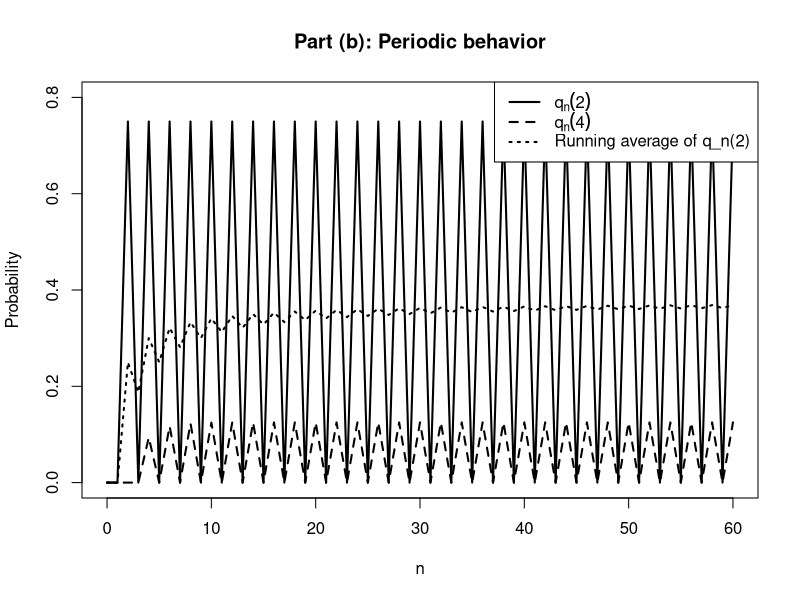
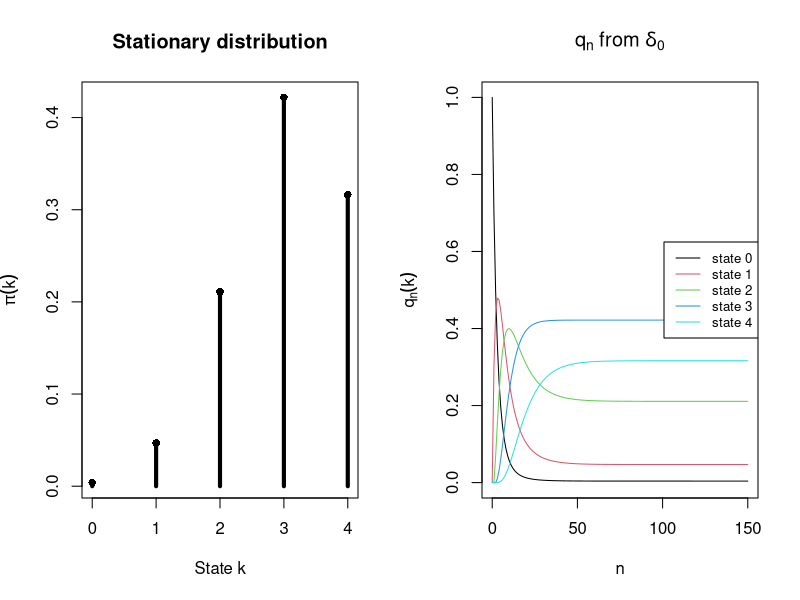
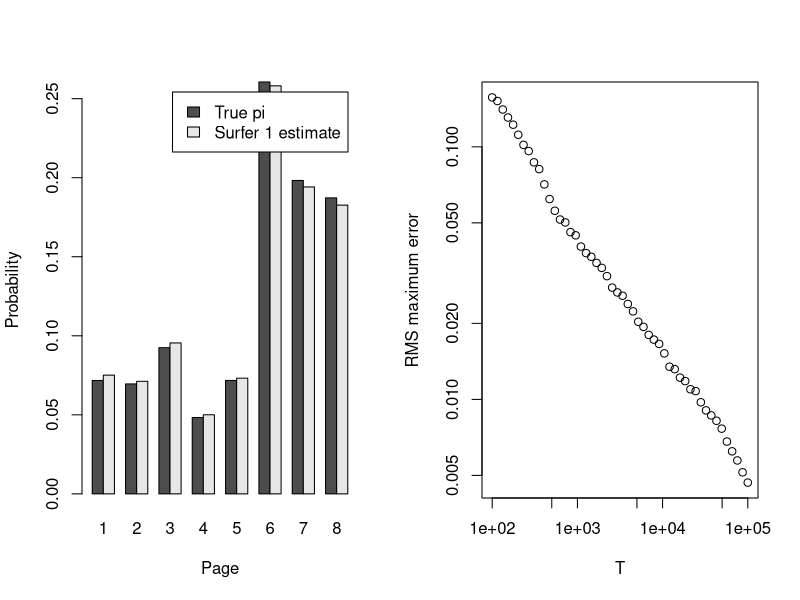
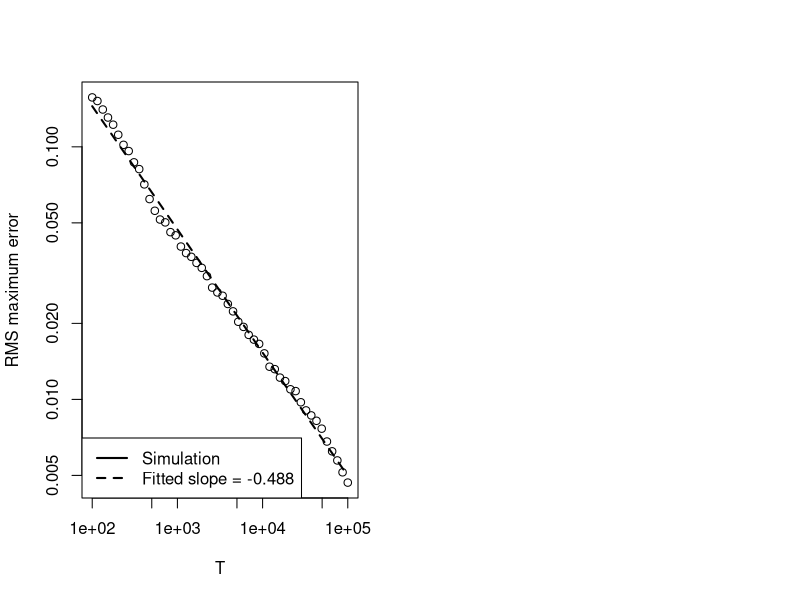

R code for these plots, in order:
## ---- chunk 1
# Part (b)
# a = b = 1, q0 = delta_0

a <- 1
b <- 1

# States: 0,1,2,3,4
states <- 0:4

# Build transition matrix P
P <- matrix(0, nrow = 5, ncol = 5)

for (k in states) {

  # k -> k+1
  if (k < 4) {
    P[k + 1, k + 2] <- a * (4 - k) / 4
  }

  # k -> k-1
  if (k > 0) {
    P[k + 1, k] <- b * k / 4
  }

  # k -> k
  P[k + 1, k + 1] <- 1 - sum(P[k + 1, ])
}

P
## ---- chunk 2
# q0 = delta_0
q0 <- c(1, 0, 0, 0, 0)

# Store q_n for n = 0,...,60
q <- matrix(NA, nrow = 61, ncol = 5)
q[1, ] <- q0

for (n in 1:60) {
  q[n + 1, ] <- q[n, ] %*% P
}

colnames(q) <- paste0("state_", 0:4)
rownames(q) <- 0:60
## ---- chunk 3
q50 <- q[51, ]
q51 <- q[52, ]

q50
q51
## ---- chunk 4
n_vals <- 0:60

q2 <- q[, 3]   # q_n(2)
q4 <- q[, 5]   # q_n(4)


running_avg_q2 <- cumsum(q2) / (n_vals + 1)
## ---- chunk 5
plot(
  n_vals, q2,
  type = "l",
  lwd = 2,
  ylim = c(0, 0.8),
  xlab = "n",
  ylab = "Probability",
  main = "Part (b): Periodic behavior"
)

lines(n_vals, q4, lwd = 2, lty = 2)
lines(n_vals, running_avg_q2, lwd = 2, lty = 3)

legend(
  "topright",
  legend = c(
    expression(q[n](2)),
    expression(q[n](4)),
    "Running average of q_n(2)"
  ),
  lty = c(1, 2, 3),
  lwd = 2
)

## ---- chunk 6
a <- 0.3
b <- 0.1
states <- 0:4

# transition matrix P
P <- matrix(0, nrow = 5, ncol = 5)

for (k in states) {
  if (k < 4) {
    P[k + 1, k + 2] <- a * (4 - k) / 4
  }

  if (k > 0) {
    P[k + 1, k] <- b * k / 4
  }

  P[k + 1, k + 1] <- 1 - sum(P[k + 1, ])
}

P
## ---- chunk 7
A <- t(P) - diag(5)
A[5, ] <- rep(1, 5)

rhs <- c(0, 0, 0, 0, 1)

pi_num <- solve(A, rhs)
pi_num
## ---- chunk 8
q <- c(1, 0, 0, 0, 0)

max_diff <- max(abs(q - pi_num))
n <- 0

while (max_diff >= 1e-6) {
  q <- as.vector(q %*% P)
  n <- n + 1
  max_diff <- max(abs(q - pi_num))
}

n
max_diff
q
## ---- chunk 9
eig <- eigen(P)$values

eig
sort(Mod(eig), decreasing = TRUE)
## ---- chunk 10
# Store q_n for plotting
N <- 150

q_mat <- matrix(NA, nrow = N + 1, ncol = 5)
q_mat[1, ] <- c(1, 0, 0, 0, 0)

for (n in 1:N) {
  q_mat[n + 1, ] <- q_mat[n, ] %*% P
}

par(mfrow = c(1, 2))

# Panel 1: stationary distribution
plot(
  0:4, pi_num,
  type = "h",
  lwd = 4,
  xlab = "State k",
  ylab = expression(pi(k)),
  main = "Stationary distribution"
)
points(0:4, pi_num, pch = 16)

# Panel 2: q_n from delta_0
matplot(
  0:N, q_mat,
  type = "l",
  lty = 1,
  xlab = "n",
  ylab = expression(q[n](k)),
  main = expression(q[n]~"from"~delta[0])
)

legend(
  "right",
  legend = paste("state", 0:4),
  lty = 1,
  col = 1:5,
  cex = 0.8
)
## ---- chunk 11
P <- matrix(0, 8, 8)

P[1, c(2,3)] <- 1/2
P[2, c(3,4)] <- 1/2
P[3, c(1,5)] <- 1/2
P[4, c(1,3,5)] <- 1/3
P[5, c(2,6,7)] <- 1/3
P[6, 6] <- 1
P[7, 8] <- 1
P[8, 7] <- 1

P
## ---- chunk 12
q0 <- rep(1/8, 8)

q <- q0

q_all <- matrix(NA, 102, 8)
q_all[1, ] <- q0

for (n in 1:101) {
  q <- q %*% P
  q_all[n + 1, ] <- q
}

q100 <- q_all[101, ]
q101 <- q_all[102, ]

q100
q101
## ---- chunk 13
d <- 0.85

G <- d * P + (1 - d)/8 * matrix(1, 8, 8)

G
## ---- chunk 14
q <- rep(1/8, 8)
iter <- 0
repeat {
  q_new <- as.vector(q %*% G)
  iter <- iter + 1

  if (sum(abs(q_new - q)) < 1e-10) {
    break
  }

  q <- q_new
}

pi_power <- q_new

iter
pi_power
## ---- chunk 15
A <- t(G) - diag(8)

A[8, ] <- rep(1, 8)

rhs <- c(rep(0, 7), 1)

pi_solve <- solve(A, rhs)

pi_solve

max(abs(pi_solve - pi_power))
## ---- chunk 16
order(pi_power, decreasing = TRUE)
sort(pi_power, decreasing = TRUE)
## ---- chunk 17
cumG <- t(apply(G, 1, cumsum))
## ---- chunk 18
set.seed(123)

R <- 100
Tmax <- 1e5

state <- rep(1L, R)
counts <- matrix(0, nrow = R, ncol = 8)

T_grid <- unique(round(10^seq(2, 5, length.out = 50)))
err_store <- matrix(NA, nrow = length(T_grid), ncol = R)

g <- 1

for (t in 1:Tmax) {

  u <- runif(R)

  probs <- cumG[state, , drop = FALSE]

  state <- 1L + rowSums(probs < u)

  counts[cbind(1:R, state)] <-
    counts[cbind(1:R, state)] + 1

  if (g <= length(T_grid) && t == T_grid[g]) {

    phat <- counts / t

    err_store[g, ] <-
      apply(
        abs(
          phat -
            matrix(pi_power, nrow = R, ncol = 8, byrow = TRUE)
        ),
        1,
        max
      )

    g <- g + 1
  }
}
## ---- chunk 19
pi_hat <- counts / Tmax
pi_hat_1 <- pi_hat[1, ]

pi_hat_1
pi_power
## ---- chunk 20
barplot(
  rbind(pi_power, pi_hat_1),
  beside = TRUE,
  names.arg = 1:8,
  xlab = "Page",
  ylab = "Probability",
  legend.text = c("True pi", "Surfer 1 estimate")
)
## ---- chunk 21
rms_error <- sqrt(rowMeans(err_store^2))
plot(
  T_grid,
  rms_error,
  log = "xy",
  type = "b",
  xlab = "T",
  ylab = "RMS maximum error"
)
## ---- chunk 22
fit <- lm(log(rms_error) ~ log(T_grid))

slope <- coef(fit)[2]
slope

plot(
  T_grid,
  rms_error,
  log = "xy",
  type = "b",
  xlab = "T",
  ylab = "RMS maximum error"
)

lines(
  T_grid,
  exp(predict(fit)),
  lty = 2,
  lwd = 2
)

legend(
  "bottomleft",
  legend = c(
    "Simulation",
    paste0("Fitted slope = ", round(slope, 3))
  ),
  lty = c(1, 2),
  lwd = 2
)
